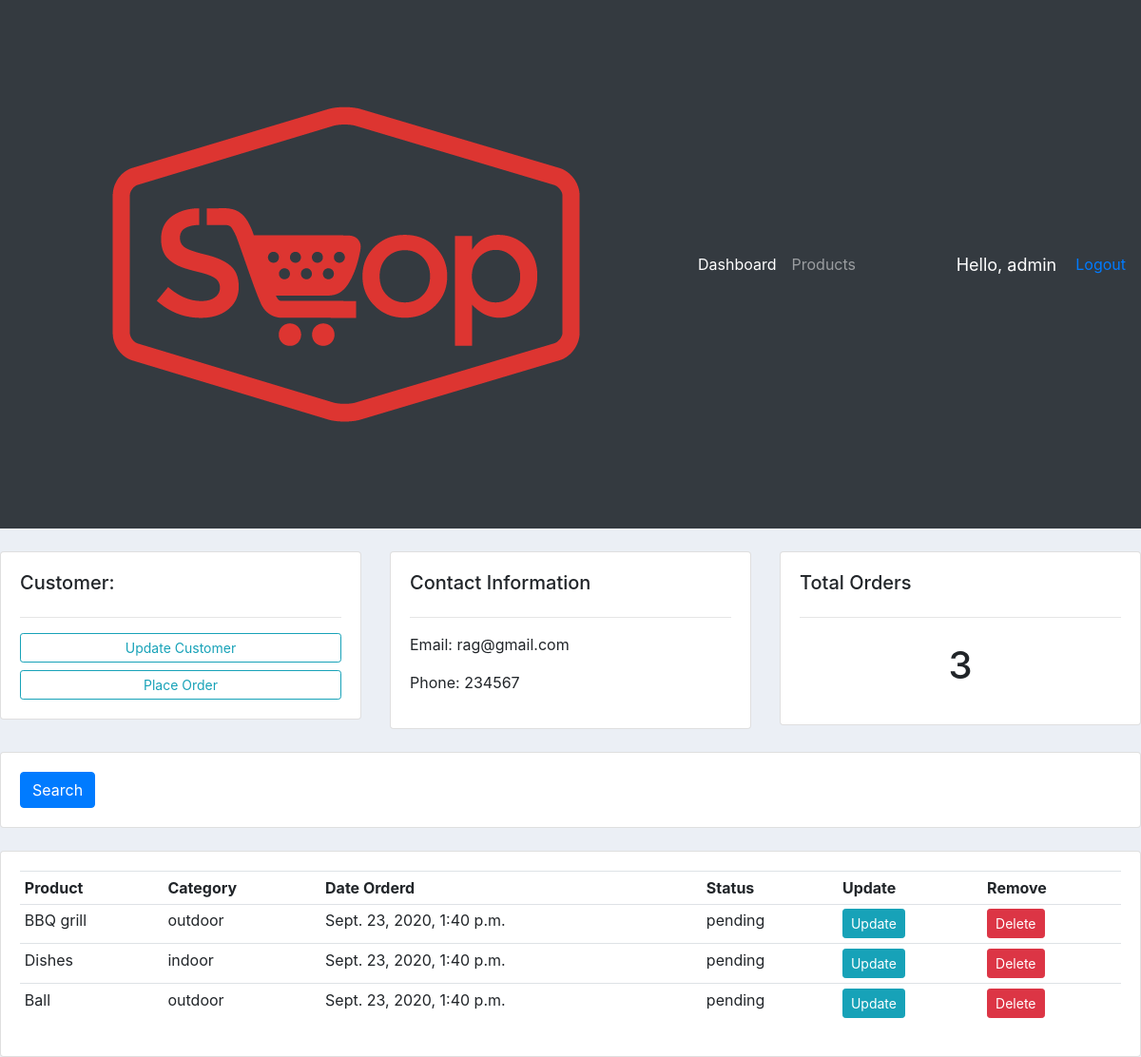
The app's page /customers/4 (signed in) with its own data.
### home/models.py (models this page shows, shortened)
class Customer(models.Model):
    user = models.OneToOneField(User, null=True, blank=True,on_delete=models.CASCADE)
    name = models.CharField(max_length=200, null=True)
    phone = models.CharField(max_length=200, null=True)
    email = models.CharField(max_length=200, null=True)
    profile_pic = models.ImageField(default="customer1.png" ,null=True, blank = True)
    date_created = models.DateTimeField(auto_now_add=True, null=True)

class Order(models.Model):
    STATUS = (
        ('pending', 'pending'),
        ('out for delivery', 'out for delivery'),
        ('delivered', 'delivered')
    )
    customer = models.ForeignKey(Customer, null=True, on_delete= models.SET_NULL)
    product = models.ForeignKey(Product, null=True, on_delete= models.SET_NULL)
    date_created = models.DateTimeField(auto_now_add=True, null=True)
    status = models.CharField(max_length=200, null=True, choices=STATUS)

class Product(models.Model):
    CATEGORY = (
        ('indoor', 'indoor'),
        ('outdoor', 'outdoor')
    )
    name = models.CharField(max_length=200, null=True)
    price = models.FloatField(null=True)
    category = models.CharField(max_length=200, null=True, choices=CATEGORY)
    description = models.CharField(max_length=200, null=True, blank=True)
    date_created = models.DateTimeField(auto_now_add=True, null=True)
    tags = models.ManyToManyField(Tag)
    def __str__(self):
        return self.name

### home/decoraters.py (the view)
        def wrapper_func(request, *args, **kwargs):
            group = None
            if request.user.groups.exists():
                group = request.user.groups.all()[0].name
            if group in allowed_roles:
                return view_func(request, *args, **kwargs)
            else:
                return HttpResponse('You are not authorized')

### home/decoraters.py (called while the page is built)
def allowed_users(allowed_roles=[]):
    def decorater(view_func):
        def wrapper_func(request, *args, **kwargs):
            group = None
            if request.user.groups.exists():
                group = request.user.groups.all()[0].name
            if group in allowed_roles:
                return view_func(request, *args, **kwargs)
            else:
                return HttpResponse('You are not authorized')
        return wrapper_func
    return decorater

### home/views.py (called while the page is built)
@login_required(login_url='loginPage')
@allowed_users(allowed_roles=['admin'])
def customers(request, pk_test):
    customer = Customer.objects.get(id=pk_test)
    orders = customer.order_set.all()
    order_count = orders.count()
    context = {'customer': customer, 'orders':orders, 'order_count':order_count}
    return render(request, 'accounts/customers.html', context)

### templates/accounts/customers.html
{%  extends 'accounts/main.html' %}
{% block content %}
	<br>
<div class="row">
	<div class="col-md">
		<div class="card card-body">
			<h5>Customer:</h5>
			<hr>
			<a class="btn btn-outline-info  btn-sm btn-block" href="">Update Customer</a>
			<a class="btn btn-outline-info  btn-sm btn-block" href=" {% url 'createOrder' customer.id %} ">Place Order</a>
		</div>
	</div>
	<div class="col-md">
		<div class="card card-body">
			<h5>Contact Information</h5>
			<hr>
			<p>Email: {{customer.email}} </p>
			<p>Phone:  {{customer.phone}} </p>
		</div>
	</div>
	<div class="col-md">
		<div class="card card-body">
			<h5>Total Orders</h5>
			<hr>
			<h1 style="text-align: center;padding: 10px">{{order_count}}</h1>
		</div>
	</div>
</div>
<br>
<div class="row">
	<div class="col">
		<div class="card card-body">
			<form method="get">
		    <button class="btn btn-primary" type="submit">Search</button>
		  </form>
		</div>
	</div>
</div>
<br>
<div class="row">
	<div class="col-md">
		<div class="card card-body">
			<table class="table table-sm">
				<tr>
					<th>Product</th>
					<th>Category</th>
					<th>Date Orderd</th>
					<th>Status</th>
					<th>Update</th>
					<th>Remove</th>
				</tr>
				{% for order in orders %}
					<tr>
						<td> {{order.product}} </td>
						<td> {{order.product.category}} </td>
						<td> {{order.date_created}} </td>
						<td> {{order.status}} </td>
						<td> <a class="btn btn-sm btn-info" href=" {% url 'updateOrder' order.id %} ">Update</a> </td>
						<td> <a class="btn btn-sm btn-danger" href=" {% url 'deleteOrder' order.id %} ">Delete</a> </td>
					</tr>
				{% endfor %}
			</table>
		</div>
	</div>
</div>
{% endblock %}

### templates/accounts/main.html (shortened to what this page needs)
{%load static%}
<!doctype html>
<html lang="en">
<head>
    <link rel="stylesheet" href="https://stackpath.bootstrapcdn.com/bootstrap/4.5.2/css/bootstrap.min.css"
>
    <link rel="stylesheet" type="text/css" href=" {% static '/CSS/main.css' %} ">
</head>
<body>
    <nav class="navbar navbar-expand-lg navbar-dark bg-dark">
        <a class="navbar-brand" href="#"> <img src="{% static '/IMAGES/logo.png' %}" alt=""> </a>
        <div class="collapse navbar-collapse" id="navbarNav">
          <ul class="navbar-nav">
            {% if request.user.is_staff %}
            <li class="nav-item active">
              <a class="nav-link" href="/">Dashboard<span class="sr-only">(current)</span></a>
            </li>
            <li class="nav-item">
              <a class="nav-link" href="products  ">Products</a>
            </li>
             {% else %}
              <li class="nav-item">
                <a class="nav-link" href="{% url 'account' %}">Settings</a>
              </li>
            {% endif %}
          </ul>
        </div>
        <span id="hello-msg" >Hello, {{request.user}} </span>
        <span> <a href="{% url 'logoutUser' %}"> Logout </a></span>
      </nav>
    {% block content %}
    {% endblock content %}
</body>
</html>

### static/CSS/main.css (style rules this page uses)
body { background-color: #ebeff5; }

### templates/accounts/main.html (style rules this page uses)
#hello-msg { font-size: 18px; color: white; margin-right: 20px; }

### records on screen
Customer: email "rag@gmail.com", phone "234567"
Order: product "BBQ grill", product.category "outdoor", date_created "Sept. 23, 2020, 1:40 p.m.", status "pending"
Order: product "Dishes", product.category "indoor", date_created "Sept. 23, 2020, 1:40 p.m.", status "pending"
Order: product "Ball", product.category "outdoor", date_created "Sept. 23, 2020, 1:40 p.m.", status "pending"

### other values on screen
{{ request.user }} "admin"
{{ order_count }} "3"
